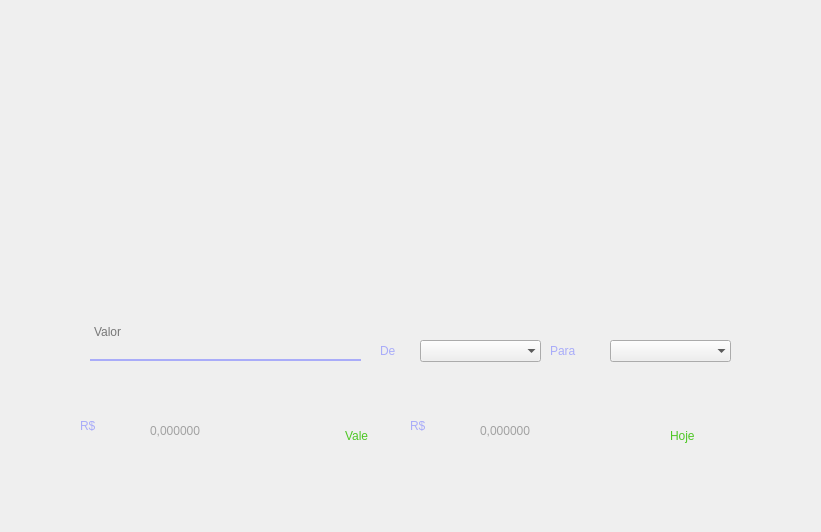
<?xml version="1.0" encoding="UTF-8"?>
<ui version="4.0">
 <class>ConversorDeMoeda</class>
 <widget class="QMainWindow" name="ConversorDeMoeda">
  <property name="geometry">
   <rect>
    <x>0</x>
    <y>0</y>
    <width>821</width>
    <height>532</height>
   </rect>
  </property>
  <property name="minimumSize">
   <size>
    <width>805</width>
    <height>532</height>
   </size>
  </property>
  <property name="maximumSize">
   <size>
    <width>821</width>
    <height>532</height>
   </size>
  </property>
  <property name="windowTitle">
   <string>Convert Coin - Conversor de Moeda</string>
  </property>
  <property name="windowIcon">
   <iconset resource="../../../ConversorDeMoedas-main/View/QRC/ConvQRC.qrc">
    <normaloff>:/Icons and Images/Logo.png</normaloff>:/Icons and Images/Logo.png</iconset>
  </property>
  <property name="iconSize">
   <size>
    <width>50</width>
    <height>50</height>
   </size>
  </property>
  <widget class="QWidget" name="TelaConv">
   <widget class="QLineEdit" name="line_valor">
    <property name="geometry">
     <rect>
      <x>90</x>
      <y>310</y>
      <width>271</width>
      <height>51</height>
     </rect>
    </property>
    <property name="styleSheet">
     <string notr="true">background-color: rgba(0, 0 , 0, 0);
border: 2px solid rgba(0,0,0,0);
border-bottom-color: #A9ACF9;
color: rgb(0,0,0);
padding-bottom: 8px;
border-radius: 0px;
font: 10pt &quot;Montserrat&quot;;</string>
    </property>
    <property name="text">
     <string/>
    </property>
    <property name="echoMode">
     <enum>QLineEdit::Normal</enum>
    </property>
    <property name="placeholderText">
     <string>Valor</string>
    </property>
    <property name="clearButtonEnabled">
     <bool>false</bool>
    </property>
   </widget>
   <widget class="QLabel" name="simbolo_inicial">
    <property name="geometry">
     <rect>
      <x>80</x>
      <y>370</y>
      <width>71</width>
      <height>111</height>
     </rect>
    </property>
    <property name="styleSheet">
     <string notr="true">font: 25 50pt &quot;Corbel Light&quot;;
color: #A9ACF9;</string>
    </property>
    <property name="text">
     <string>R$</string>
    </property>
   </widget>
   <widget class="QLabel" name="lbl_de">
    <property name="geometry">
     <rect>
      <x>380</x>
      <y>340</y>
      <width>31</width>
      <height>21</height>
     </rect>
    </property>
    <property name="styleSheet">
     <string notr="true">font: 25 20pt &quot;Corbel Light&quot;;
color: #A9ACF9;</string>
    </property>
    <property name="text">
     <string>De</string>
    </property>
   </widget>
   <widget class="QLabel" name="lbl_para">
    <property name="geometry">
     <rect>
      <x>550</x>
      <y>340</y>
      <width>61</width>
      <height>21</height>
     </rect>
    </property>
    <property name="styleSheet">
     <string notr="true">font: 25 20pt &quot;Corbel Light&quot;;
color: #A9ACF9;</string>
    </property>
    <property name="text">
     <string>Para</string>
    </property>
   </widget>
   <widget class="QComboBox" name="conv_cambio">
    <property name="geometry">
     <rect>
      <x>610</x>
      <y>340</y>
      <width>121</width>
      <height>22</height>
     </rect>
    </property>
    <property name="editable">
     <bool>false</bool>
    </property>
    <property name="frame">
     <bool>false</bool>
    </property>
   </widget>
   <widget class="QComboBox" name="conv_inicial">
    <property name="geometry">
     <rect>
      <x>420</x>
      <y>340</y>
      <width>121</width>
      <height>22</height>
     </rect>
    </property>
    <property name="editable">
     <bool>false</bool>
    </property>
    <property name="frame">
     <bool>false</bool>
    </property>
   </widget>
   <widget class="QLabel" name="ImagenPorco">
    <property name="geometry">
     <rect>
      <x>260</x>
      <y>50</y>
      <width>321</width>
      <height>231</height>
     </rect>
    </property>
    <property name="text">
     <string/>
    </property>
    <property name="pixmap">
     <pixmap resource="../../../ConversorDeMoedas-main/View/QRC/ConvQRC.qrc">:/Icons and Images/Porco.svg</pixmap>
    </property>
    <property name="scaledContents">
     <bool>true</bool>
    </property>
   </widget>
   <widget class="QLabel" name="lbl_vale">
    <property name="geometry">
     <rect>
      <x>345</x>
      <y>410</y>
      <width>61</width>
      <height>51</height>
     </rect>
    </property>
    <property name="styleSheet">
     <string notr="true">font: 25 25pt &quot;Corbel Light&quot;;
color: #4DC724;</string>
    </property>
    <property name="text">
     <string>Vale</string>
    </property>
   </widget>
   <widget class="QLabel" name="lbl_valor_inicial">
    <property name="geometry">
     <rect>
      <x>150</x>
      <y>390</y>
      <width>191</width>
      <height>81</height>
     </rect>
    </property>
    <property name="styleSheet">
     <string notr="true">font: 25 35pt &quot;Corbel Light&quot;;
color: rgb(162, 162, 162);</string>
    </property>
    <property name="text">
     <string>0,000000</string>
    </property>
   </widget>
   <widget class="QLabel" name="lbl_hoje">
    <property name="geometry">
     <rect>
      <x>670</x>
      <y>410</y>
      <width>71</width>
      <height>51</height>
     </rect>
    </property>
    <property name="styleSheet">
     <string notr="true">font: 25 25pt &quot;Corbel Light&quot;;
color: #4DC724;</string>
    </property>
    <property name="text">
     <string>Hoje</string>
    </property>
   </widget>
   <widget class="QLabel" name="simbolo_cambio">
    <property name="geometry">
     <rect>
      <x>410</x>
      <y>370</y>
      <width>71</width>
      <height>111</height>
     </rect>
    </property>
    <property name="styleSheet">
     <string notr="true">font: 25 50pt &quot;Corbel Light&quot;;
color: #A9ACF9;</string>
    </property>
    <property name="text">
     <string>R$</string>
    </property>
   </widget>
   <widget class="QLabel" name="lbl_valor_cambio">
    <property name="geometry">
     <rect>
      <x>480</x>
      <y>390</y>
      <width>191</width>
      <height>81</height>
     </rect>
    </property>
    <property name="styleSheet">
     <string notr="true">font: 25 35pt &quot;Corbel Light&quot;;
color: rgb(162, 162, 162);</string>
    </property>
    <property name="text">
     <string>0,000000</string>
    </property>
   </widget>
  </widget>
 </widget>
 <resources>
  <include location="../../../ConversorDeMoedas-main/View/QRC/ConvQRC.qrc"/>
 </resources>
 <connections/>
</ui>
